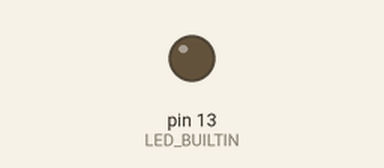
This sketch was run on a simulated Arduino Uno, built with avr-gcc and run on an emulated ATmega328P. Shown: output pins drawn as LEDs (lit = HIGH).

Above: at 0.3 s.
At 2.07 s:
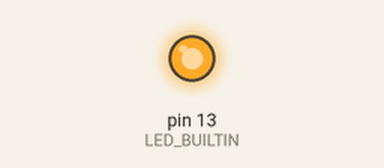
Timing chart, 0 to 3.1 s (numbered marks = the images above):
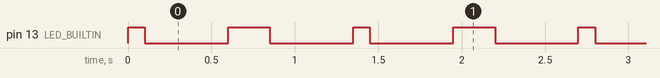

The sketch:

pulse.ino
```cpp
void setup() {
  pinMode(LED_BUILTIN, OUTPUT);
}

void loop() {
  digitalWrite(LED_BUILTIN, HIGH);
  delay(100);
  digitalWrite(LED_BUILTIN, LOW);
  delay(500);
  digitalWrite(LED_BUILTIN, HIGH);
  delay(250);
  digitalWrite(LED_BUILTIN, LOW);
  delay(500);
}
```

Measured:
- by itself, pin 13 (LED_BUILTIN): repeats every 1.4 s: LOW 0.50 s, HIGH 0.25 s, LOW 0.50 s, HIGH 0.10 s
- by itself, everything shown: repeats every 1.4 s, in 4 steps
